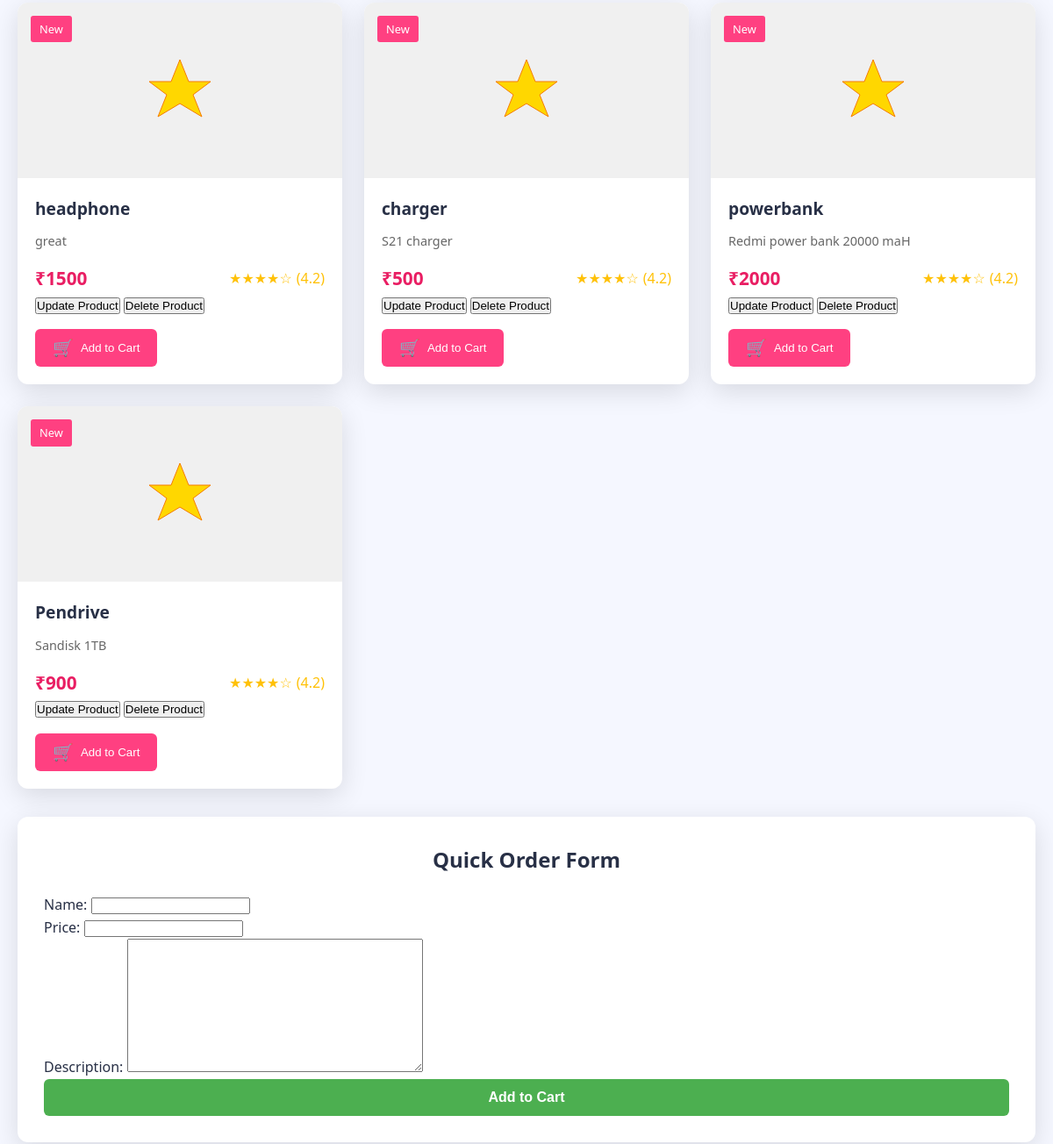
The app's page /electronics/product/ (middle part), older data.
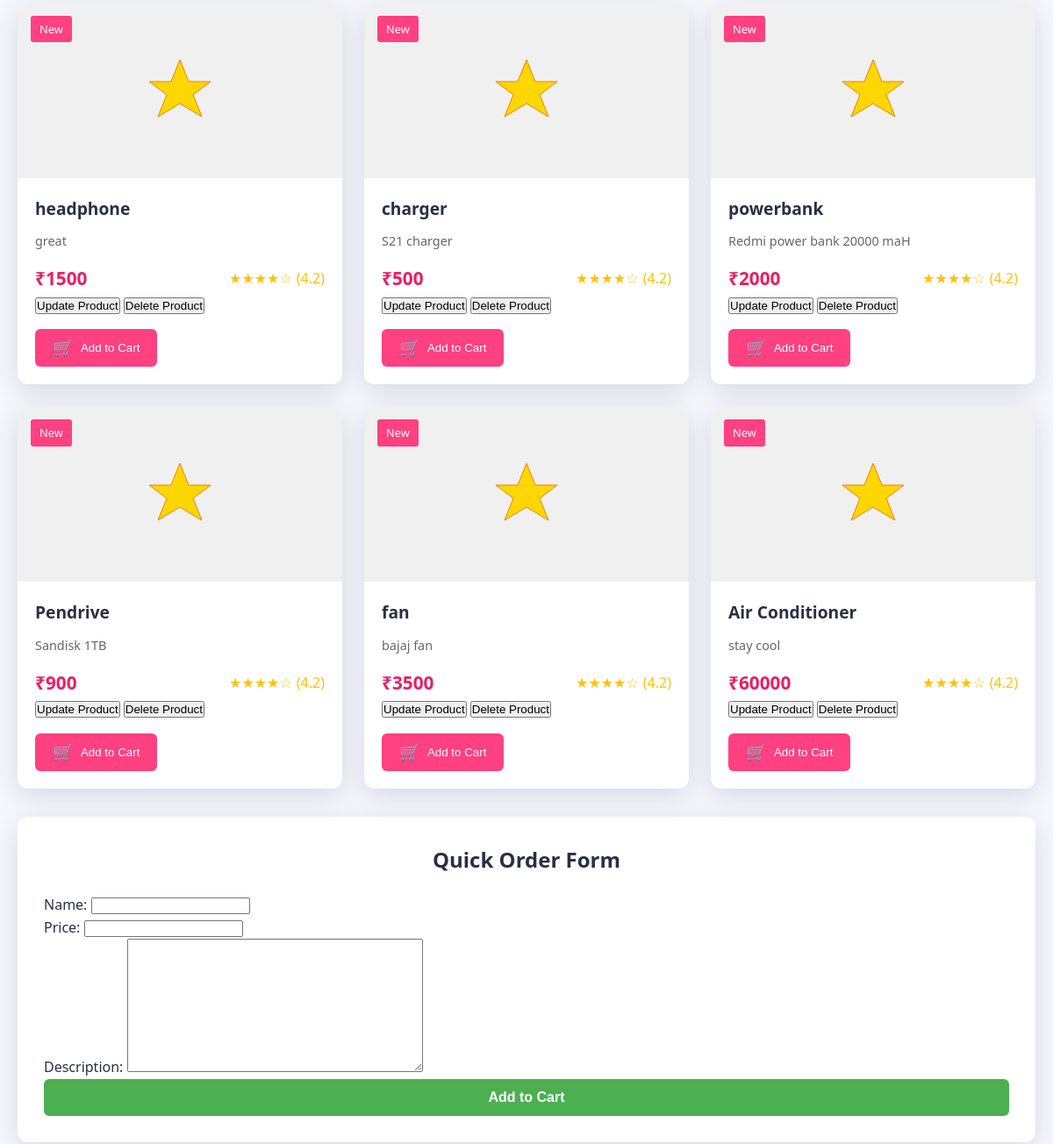
The same page, newer data.
### electronics/models.py (models this page shows, shortened)
class Product (models.Model):
    name = models.CharField(max_length=100)
    price= models.IntegerField()
    description=models.TextField()

### electronics/views.py (the view)
# urls.py: path('product/',views.product_detail,name='product_detail'),
def product_detail(request):
    prod = Product.objects.all()
    form=ProductForm()
    if request.method == "POST":
        form = ProductForm(request.POST)
        if form.is_valid():
            form.save()
            form = ProductForm()
    return render(request,'electronics/product_detail.html',{"prod":prod,'form':form})

### electronics/forms.py
class ProductForm(forms.ModelForm):
    class Meta:
        model = Product
        fields = ['id','name', 'price','description']

### electronics/templates/electronics/product_detail.html (shortened to what this page needs)
<!DOCTYPE html>
<html lang="en">
<head>
</head>
<body>
    <div class="main-container">
        <section class="product-list">
            {% for pro in prod %}
            <div class="product-card">
                <div class="product-image">
                    <svg height="80" width="80">
                        <polygon points="40,5 50,30 75,30 55,45 65,70 40,55 15,70 25,45 5,30 30,30" fill="gold" stroke="#f57c00" stroke-width="1"/>
                    </svg>
                </div>
                <span class="product-badge">New</span>
                <div class="product-details">
                    <h2 class="product-title">{{pro.name}}</h2>
                    <p class="product-specs">{{pro.description}}</p>
                    <div class="product-bottom">
                        <p class="price">₹{{pro.price}}</p>
                        <div class="rating">
                            ★★★★☆ <span>(4.2)</span>
                        </div>
                    </div>
                    <a href = "{% url 'update_product' pro.id %}"><button style ="color : Green, bg-color: Red">Update Product</button></a>
                    <a href = "{% url 'delete_product' pro.id %}"><button style "color : Red , bg-color: Green">Delete Product</button></a>
                    <button class="btn">
                        <span class="btn-icon">🛒</span>
                        Add to Cart
                    </button>
                </div>
            </div>
            {% endfor %}
        </section>
        <div class="form-container">
            <h3 class="form-title">Quick Order Form</h3>
            <form>
                {{form.as_p}}
                <button type="submit" class="submit-btn">Add to Cart</button>
            </form>
        </div>
    </div>
</body>
</html>

### electronics/templates/electronics/product_detail.html (style rules this page uses)
:root { --primary: #3f51b5; --secondary: #ff4081; --accent: #00bcd4; --light: #f5f7ff; --dark: #283046; --success: #4caf50; --price: #e91e63; --shadow: 0 8px 30px rgba(0, 0, 0, 0.12); }
* { margin: 0; padding: 0; box-sizing: border-box; }
body { font-family: 'Segoe UI', Roboto, 'Helvetica Neue', sans-serif; background: var(--light); color: var(--dark); line-height: 1.6; overflow-x: hidden; }
.main-container { max-width: 1200px; margin: 2rem auto; padding: 0 20px; }
.product-list { display: grid; grid-template-columns: repeat(auto-fill, minmax(280px, 1fr)); gap: 25px; margin-bottom: 2rem; }
.product-card { background: white; border-radius: 12px; overflow: hidden; box-shadow: var(--shadow); transition: transform 0.3s ease, box-shadow 0.3s ease; position: relative; }
.product-image { height: 200px; background: #f0f0f0; display: flex; align-items: center; justify-content: center; overflow: hidden; }
.product-badge { position: absolute; top: 15px; left: 15px; background: var(--secondary); color: white; padding: 5px 10px; border-radius: 3px; font-size: 0.8rem; font-weight: 500; }
.product-details { padding: 20px; }
.product-title { font-size: 1.2rem; font-weight: 600; margin-bottom: 10px; color: var(--dark); }
.product-specs { color: #666; font-size: 0.9rem; margin-bottom: 15px; }
.product-bottom { display: flex; justify-content: space-between; align-items: center; }
.price { color: var(--price); font-size: 1.3rem; font-weight: 700; }
.rating { display: flex; align-items: center; gap: 5px; color: #ffc107; }
.btn { background: var(--secondary); color: white; border: none; padding: 10px 20px; border-radius: 6px; font-weight: 500; cursor: pointer; transition: all 0.3s ease; display: inline-flex; align-items: center; gap: 8px; margin-top: 15px; }
.btn-icon { font-size: 1.2rem; }
.form-container { background: white; padding: 30px; border-radius: 12px; box-shadow: var(--shadow); margin: 2rem 0; }
.form-title { font-size: 1.5rem; margin-bottom: 20px; text-align: center; color: var(--dark); }
.submit-btn { background: var(--success); color: white; border: none; padding: 12px 25px; border-radius: 6px; font-weight: 600; cursor: pointer; width: 100%; font-size: 1rem; transition: all 0.3s ease; }

Row changes from the older to the newer data that the page shows:
added Product: name "fan", description "bajaj fan", price "3500"
added Product: name "Air Conditioner", description "stay cool", price "60000"
